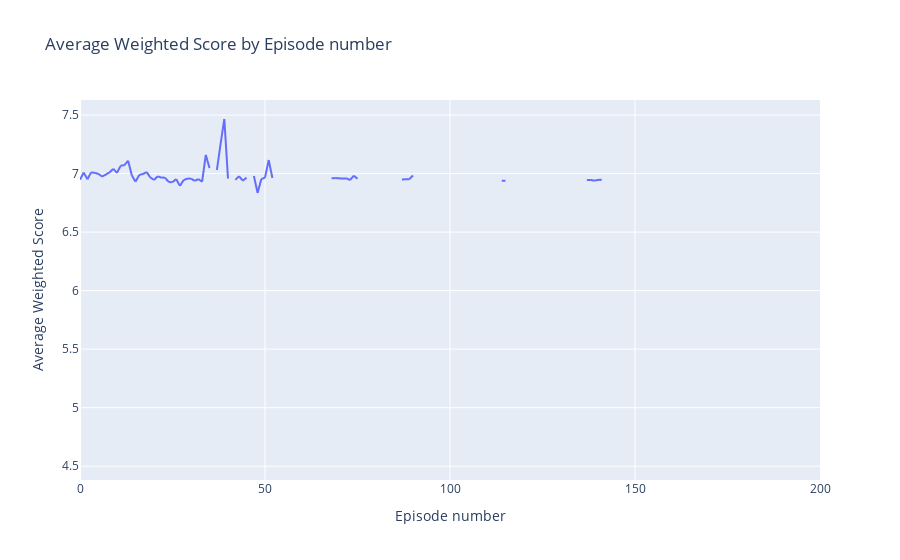

Notebook code cell kept with this figure:
### Markdown cell above
# episodenumber et notation

### Code cell
mean_weighted_score_by_episodenumber = df.groupby('episodenumber')['weighted_score'].mean().reset_index()
px.line(mean_weighted_score_by_episodenumber, x='episodenumber', y='weighted_score', 
              labels={'episodenumber': 'Episode number', 'weighted_score': 'Average Weighted Score'},
              title='Average Weighted Score by Episode number',
              range_x=[0, 200])

### Figure 1 — Plotly figure (JSON) as saved in the notebook; plotly's stock layout.template omitted (floating-point values rounded to 4 significant figures; data arrays with more than 128 entries replaced by an {"elided": "..."} marker saying what was removed)
{"data": [{"hovertemplate": "Episode number=%{x}<br>Average Weighted Score=%{y}<extra></extra>", "legendgroup": "", "line": {"color": "#636efa", "dash": "solid"}, "marker": {"symbol": "circle"}, "mode": "lines", "name": "", "showlegend": false, "type": "scattergl", "x": {"elided": "1492 float values"}, "xaxis": "x", "y": {"elided": "1492 float values"}, "yaxis": "y"}], "layout": {"legend": {"tracegroupgap": 0}, "title": {"text": "Average Weighted Score by Episode number"}, "xaxis": {"anchor": "y", "domain": [0, 1], "range": [0, 200], "title": {"text": "Episode number"}}, "yaxis": {"anchor": "x", "domain": [0, 1], "title": {"text": "Average Weighted Score"}}}}
